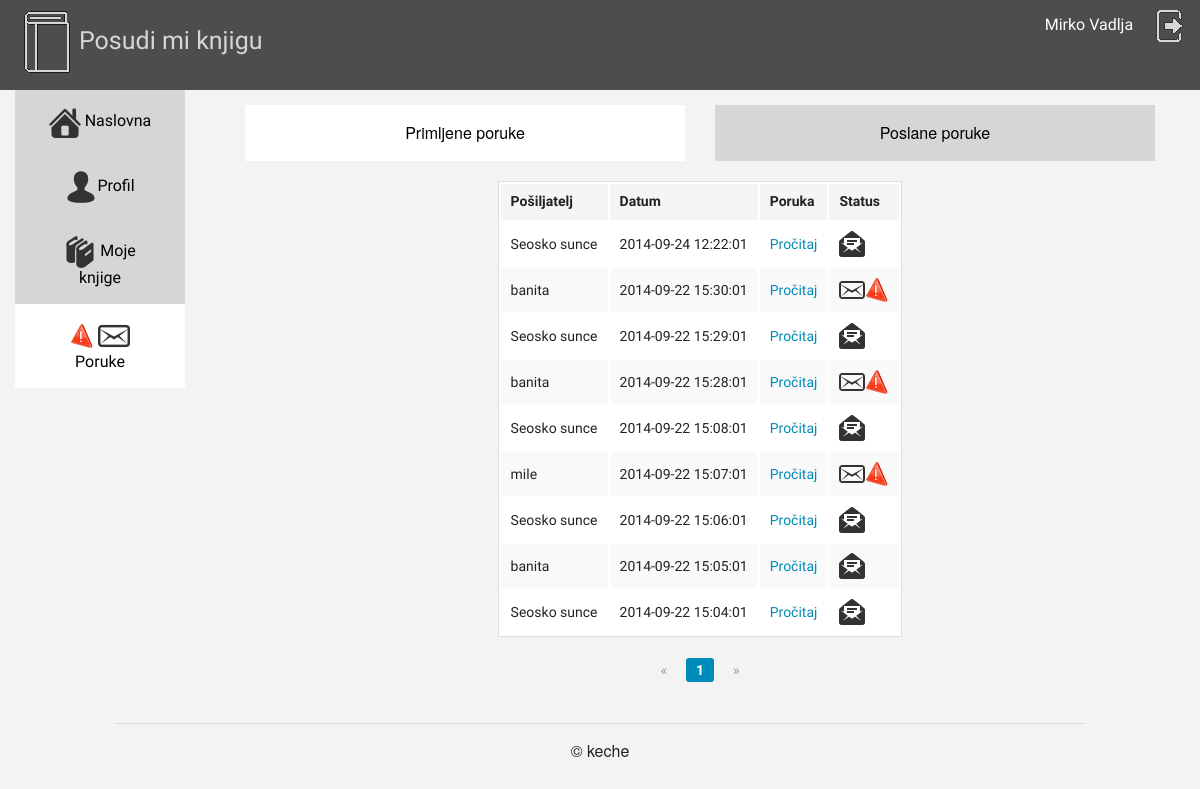
Page /poruke/index.php (signed in) on the committed database.
### tables this page shows
create table poruka(
	id 		int not null primary key auto_increment,
	posiljatelj 	int not null,
	primatelj 	int not null,
	vrijeme 	datetime not null,
	sadrzaj 	text not null,
	procitano 	boolean
);

create table user(
	id 		int not null primary key auto_increment,
	ime 		varchar(50) not null,
	prezime  	varchar(50) not null,
	username 	varchar(50) not null,
	email 		varchar(50) not null,
	pass  		char(32) not null,
	grad 		varchar(50) not null,
 	drzava 		varchar(50),
	ovlasti 	boolean not null,
	foto 		text,
	potvrda 	boolean not null	
);

### konfiguracija.php (called while the page is built, shortened)
<?php
$putanjaApp="/pojects/pmk/";

### poruke/index.php (the view, shortened to what this page needs)
<?php include_once '../konfiguracija.php';
$n=0;
if(isset($_GET["stranica"])){
	$stranica=$_GET["stranica"];
	unset($_GET["stranica"]);
	if($stranica==0){
		$stranica=1;
	}
}else{
	$stranica=1;
}
?>
<!doctype html>
<html class="no-js" lang="en">
  <head>
   <?php include_once '../head.php'; ?>
      <link type="text/css" media="screen" rel="stylesheet" href="<?php echo $putanjaApp;?>css/responsive-tables.css" />
  </head>
  <body class="pozadina">
    <?php include_once '../gore.php' ;    ?>
   <div class="large-2 medium-3 columns hide-for-small">
 <?php include_once '../sastrane.php' ;    ?>
</div>
   <div class="large-10 medium-8 columns centrirano">
   	<div class="row centrirano tabla">
			<div class="large-12 columns knjige font centrirano">
				<div class="large-6 columns"><a href="<?php echo $putanjaApp?>/poruke/index.php" class="button siroki <?php echo (strpos($_SERVER["PHP_SELF"],"poruke/index.php")>0 ) ? "aktivan" : "" ?>">Primljene poruke</a></div>
	<div class="large-6 columns"><a href="<?php echo $putanjaApp?>/poruke/poslane.php" class="button siroki <?php echo (strpos($_SERVER["PHP_SELF"],"poruke/poslane.php")>0 ) ? "aktivan" : "" ?>">Poslane poruke</a></div>
	<table align="center">
  <thead>
    <tr>
      <th>Pošiljatelj</th>
      <th>Datum</th>
        <th>Poruka</th>
         <th>Status</th>
    </tr>
  </thead>
  <tbody>
				<?php
				if($stranica==1){
			$s=0;
		}else{
			$s=($stranica-1)*9;
		}
				$izraz=$veza -> prepare("select po.id as id,po.posiljatelj as posilja,po.vrijeme as vrijeme,
				po.procitano as status,usa.username as posiljatelj,usb.username as primatelj from poruka po
				inner join user usa on po.posiljatelj=usa.id
				inner join user usb on po.primatelj=usb.id
				where po.primatelj=:id order by UNIX_TIMESTAMP(vrijeme) desc
					limit $s, 9");
				$izraz->execute($_GET);
				$poruka=$izraz->fetchAll(PDO::FETCH_OBJ);
				foreach($poruka as $mess):
				?>
				<tr>
				 <td><?php echo $mess->posiljatelj;?> </td>
				 <td><?php echo $mess->vrijeme;?> </td>
				  <td><a href="poruka.php<?php if($mess->status==0){echo "?a=123&id=".$mess->id."&pos=".$mess->posiljatelj;}else{echo "?id=".$mess->id."&pos=".$mess->posiljatelj;}?>">Pročitaj </a></td>
				   <td><?php if($mess->status==0){echo " <img src=\"".$putanjaApp. "img/ikone/neprocitana.png\" alt=\"\" /><img src=\"".$putanjaApp. "img/ikone/new.png\" alt=\"\" />";}else{echo " <img src=\"".$putanjaApp. "img/ikone/procitana.png\" alt=\"\" />";}?></td>
				</tr>
				<?php
				$n=$n+1;
				endforeach;
 				?>
 				</tbody>
				</table>
				<div class="pagination-centered">
  <ul class="pagination">
    <li class="arrow"><a href="<?php echo $_SERVER["PHP_SELF"] . "?stranica=" . ($stranica-1) ?>">&laquo;</a></li>
    <li class="current"><a href=""><?php echo  $stranica; ?></a></li>
    <?php if($n==9){echo
    "<li class=\"arrow\"><a href=".$_SERVER["PHP_SELF"] . "?stranica=" . ($stranica+1).">&raquo;</a></li>";
 }?>
  </ul>
</div>
			</div>
</div>
   </div>
        <?php include_once '../footer.php' ;    ?>
  </body>
</html>

### css/moj.css (style rules this page uses)
.pozadina { background-color: #F3F3F3; }
.siroki { width: 100%; background-color: #D6D6D6; color:black; }
.font { font-family: 'Nobile', sans-serif; }
.knjige { margin-top:15px; }
.centrirano { text-align: center; }
.aktivan { background-color:#FFFFFF; }
.tabla { align: center; }

### css/responsive-tables.css (style rules this page uses)
table th { font-weight: bold; }
table td, table th { padding: 9px 10px; text-align: left; }

### rows in the picture
poruka: posiljatelj.username "Seosko sunce", vrijeme "2014-09-24 12:22:01", procitano 1 (drawn)
poruka: posiljatelj.username "banita", vrijeme "2014-09-22 15:30:01", procitano 0 (drawn)
poruka: posiljatelj.username "Seosko sunce", vrijeme "2014-09-22 15:29:01", procitano 1 (drawn)
poruka: posiljatelj.username "banita", vrijeme "2014-09-22 15:28:01", procitano 0 (drawn)
poruka: posiljatelj.username "Seosko sunce", vrijeme "2014-09-22 15:08:01", procitano 1 (drawn)
poruka: posiljatelj.username "mile", vrijeme "2014-09-22 15:07:01", procitano 0 (drawn)
poruka: posiljatelj.username "Seosko sunce", vrijeme "2014-09-22 15:06:01", procitano 1 (drawn)
poruka: posiljatelj.username "banita", vrijeme "2014-09-22 15:05:01", procitano 1 (drawn)
poruka: posiljatelj.username "Seosko sunce", vrijeme "2014-09-22 15:04:01", procitano 1 (drawn)

### other values in the picture
$_SESSION[$app . "autoriziran"]->ime "Mirko"
$_SESSION[$app . "autoriziran"]->prezime "Vadlja"
$stranica "1"
